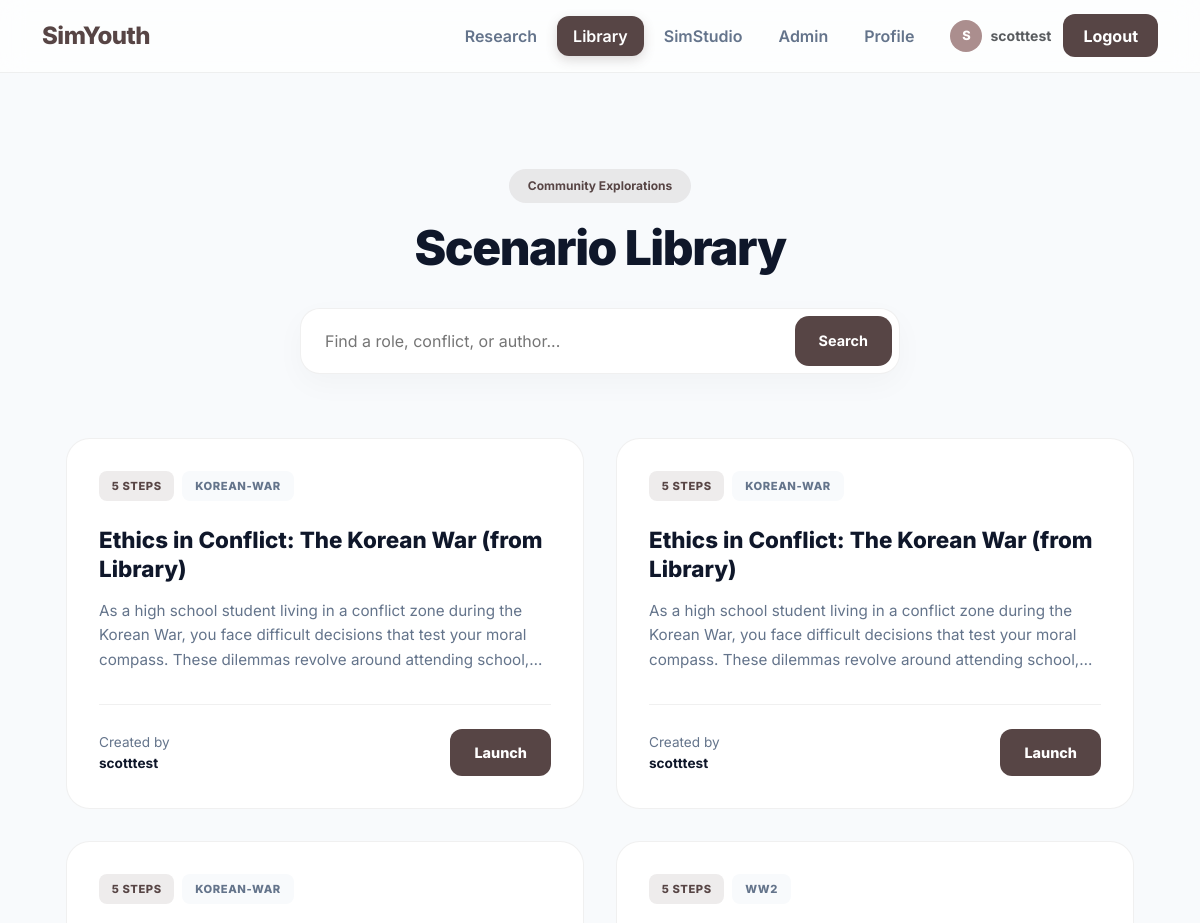
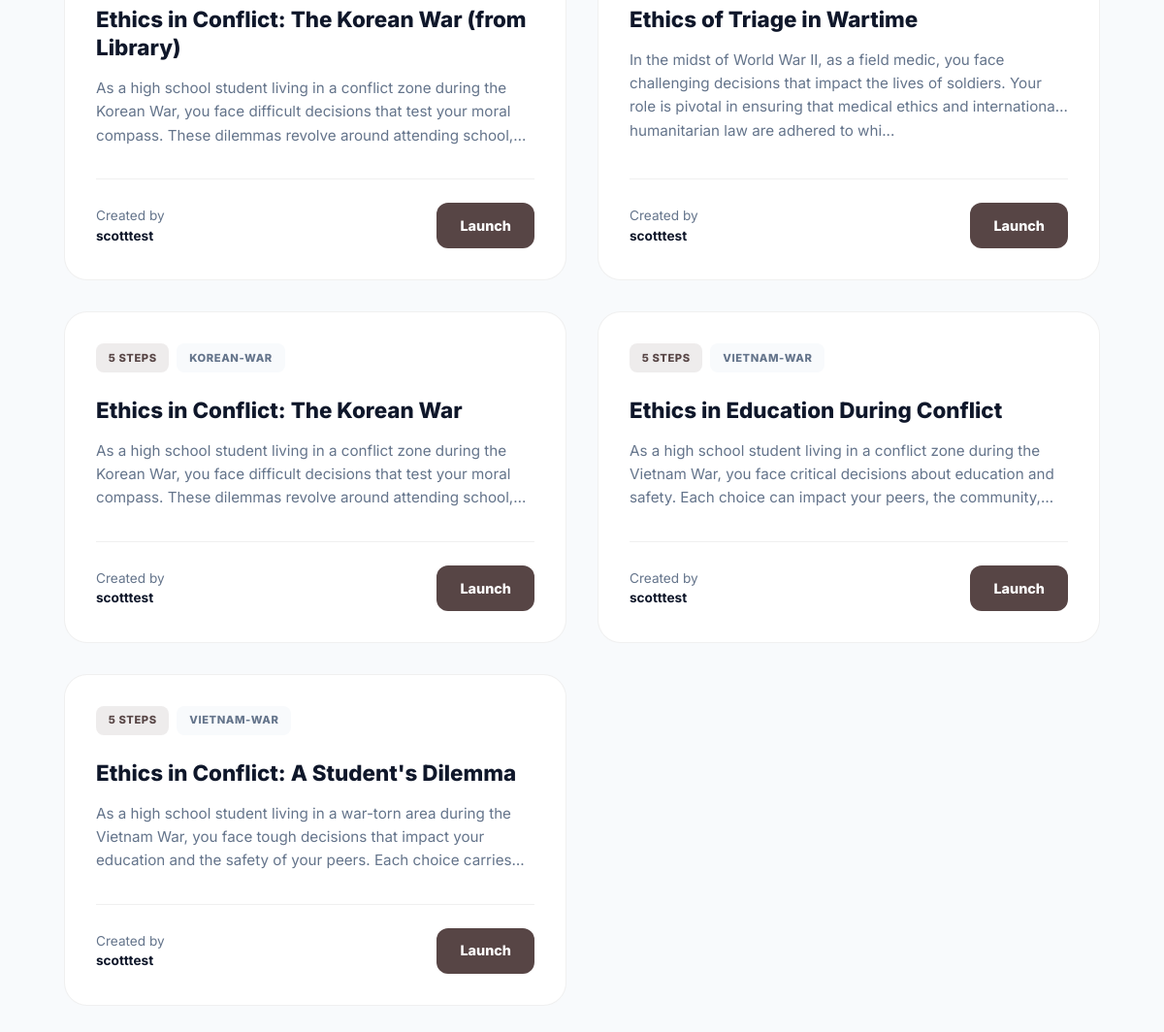
/library (signed in), run on the app's committed database (2 pictures, top to bottom).
### tables this page shows
CREATE TABLE RunSequences(
        run_id INTEGER PRIMARY KEY,
        sequence_json TEXT NOT NULL,
        created_at TEXT DEFAULT CURRENT_TIMESTAMP,
        FOREIGN KEY(run_id) REFERENCES Runs(id)
    );

CREATE TABLE Runs(
        id INTEGER PRIMARY KEY AUTOINCREMENT,
        username TEXT NOT NULL,
        run_type TEXT NOT NULL,   -- 'static' or 'gpt'
        sid TEXT,                 -- 'A'/'B'/'C'/'D' for static; 'G' for GPT
        title TEXT,
        total_steps INTEGER,
        started_at TEXT,
        finished_at TEXT,
        prefs_json TEXT,
        FOREIGN KEY(username) REFERENCES Users(username)
    );

### app.py (the view)
@app.route("/library", methods=["GET"])
@login_required
def library():
    q = (request.args.get("q") or "").strip()
    scenarios = _get_public_gpt_scenarios(limit=80, q=q, exclude_username=None)
    return render_template("library.html", scenarios=scenarios, q=q)

### app.py (called while the page is built)
@app.context_processor
def inject_safe_url():
    def safe_url(endpoint, **values):
        try:
            return url_for(endpoint, **values)
        except Exception:
            return None
    return dict(safe_url=safe_url)

def get_db():
    conn = sqlite3.connect(DB_PATH)
    conn.row_factory = sqlite3.Row
    return conn

def login_required(view_func):
    @wraps(view_func)
    def wrapper(*args, **kwargs):
        if not session.get("username"):
            flash("Please log in to access this page.", "warning")
            return redirect(url_for("login"))
        return view_func(*args, **kwargs)
    return wrapper

def _safe_json_loads(s: Optional[str], default):
    try:
        return json.loads(s) if s else default
    except Exception:
        return default

### templates/library.html (shortened to what this page needs)
{% extends "base.html" %}
{% block content %}
<div class="library-container">
  <header class="lib-header">
    <div class="badge-main" style="background: rgba(87, 69, 69, 0.1); color: var(--brand); font-weight: 700; padding: 0.5rem 1.2rem; border-radius: 999px; margin-bottom: 1rem; display: inline-block; font-size: 0.75rem;">Community Explorations</div>
    <h1>Scenario Library</h1>
    <form class="search-wrapper" method="GET" action="{{ url_for('library') }}">
      <input type="text" name="q" value="{{ q }}" class="search-input" placeholder="Find a role, conflict, or author...">
      <button type="submit" class="search-btn">Search</button>
    </form>
  </header>
  <div class="scenario-grid">
    {% if scenarios and scenarios|length > 0 %}
      {% for s in scenarios %}
      <article class="scenario-card">
        <div class="card-top">
          <div class="tag-group">
            <span class="tag tag-highlight">{{ s.steps_count }} Steps</span>
            {% if s.prefs and s.prefs.war %}
              <span class="tag">{{ s.prefs.war }}</span>
            {% endif %}
          </div>
        </div>
        <h2 class="scenario-title">{{ s.title }}</h2>
        <p class="scenario-intro">{{ s.intro }}</p>
        <div class="card-footer">
          <div class="author-info">
            Created by <span class="author-name">{{ s.author }}</span>
          </div>
          <form method="POST" action="{{ url_for('library_try', source_run_id=s.run_id) }}">
            <button class="btn-try" type="submit">Launch</button>
          </form>
        </div>
      </article>
      {% endfor %}
    {% endif %}
  </div>
</div>
{% endblock %}

### templates/base.html (style rules this page uses)
:root { --ink:#1e293b; --muted:#64748b; --line:rgba(0,0,0,.08); --bg:#f8fafc; --brand:#574545; --brand-light:#ab8e8e; --glass:rgba(255,255,255,.8); --radius:12px; }
body { font-family:'Inter',sans-serif; background:var(--bg); color:var(--ink); min-height:100vh; -webkit-font-smoothing:antialiased; }

### templates/library.html (style rules this page uses)
:root { --brand: #574545; --brand-light: #ab8e8e; --ink: #0f172a; --muted: #64748b; --bg: #f8fafc; --line: rgba(0, 0, 0, 0.06); --glass: rgba(255, 255, 255, 0.7); --transition: all 0.3s cubic-bezier(0.4, 0, 0.2, 1); }
body { background-color: var(--bg); color: var(--ink); font-family: 'Inter', system-ui, sans-serif; }
.library-container { max-width: 1200px; margin: 0 auto; padding: 4rem 1.5rem; }
.lib-header { text-align: center; margin-bottom: 4rem; }
.lib-header h1 { font-weight: 850; font-size: clamp(2rem, 5vw, 3rem); letter-spacing: -0.03em; margin-bottom: 1rem; }
.search-wrapper { max-width: 600px; margin: 2rem auto 0; position: relative; }
.search-input { width: 100%; padding: 1.25rem 1.5rem; padding-right: 100px; border-radius: 20px; border: 1px solid var(--line); background: white; box-shadow: 0 10px 30px rgba(0,0,0,0.03); transition: var(--transition); font-size: 1rem; }
.search-btn { position: absolute; right: 8px; top: 8px; bottom: 8px; padding: 0 1.5rem; background: var(--brand); color: white; border: none; border-radius: 14px; font-weight: 700; font-size: 0.9rem; cursor: pointer; }
.scenario-grid { display: grid; grid-template-columns: repeat(auto-fill, minmax(340px, 1fr)); gap: 2rem; }
.scenario-card { background: white; border: 1px solid var(--line); border-radius: 24px; padding: 2rem; display: flex; flex-direction: column; transition: var(--transition); position: relative; overflow: hidden; }
.card-top { display: flex; justify-content: space-between; align-items: flex-start; margin-bottom: 1.5rem; }
.tag-group { display: flex; gap: 0.5rem; flex-wrap: wrap; }
.tag { font-size: 0.7rem; font-weight: 800; text-transform: uppercase; letter-spacing: 0.05em; padding: 0.4rem 0.8rem; background: var(--bg); border-radius: 8px; color: var(--muted); }
.tag-highlight { background: rgba(87, 69, 69, 0.1); color: var(--brand); }
.scenario-title { font-size: 1.4rem; font-weight: 800; line-height: 1.3; margin-bottom: 1rem; color: var(--ink); display: -webkit-box; -webkit-line-clamp: 2; -webkit-box-orient: vertical; overflow: hidden; }
.scenario-intro { font-size: 0.95rem; color: var(--muted); line-height: 1.6; margin-bottom: 2rem; flex-grow: 1; display: -webkit-box; -webkit-line-clamp: 3; -webkit-box-orient: vertical; overflow: hidden; }
.card-footer { display: flex; align-items: center; justify-content: space-between; padding-top: 1.5rem; border-top: 1px solid var(--line); }
.author-info { font-size: 0.85rem; color: var(--muted); }
.author-name { display: block; color: var(--ink); font-weight: 700; }
.btn-try { background: var(--brand); color: white; border: none; padding: 0.8rem 1.5rem; border-radius: 12px; font-weight: 800; font-size: 0.9rem; text-decoration: none; transition: var(--transition); }

### data on the page
RunSequences: steps_count "5", prefs.war "KOREAN-WAR", title "Ethics in Conflict: The Korean War (from Library)", intro "As a high school student living in a conflict zone during the Korean War, you face difficult decisions that test your moral compass. These dilemmas revolve around attending…", author "scotttest"
RunSequences: steps_count "5", prefs.war "KOREAN-WAR", title "Ethics in Conflict: The Korean War (from Library)", intro "As a high school student living in a conflict zone during the Korean War, you face difficult decisions that test your moral compass. These dilemmas revolve around attending…", author "scotttest"
RunSequences: steps_count "5", prefs.war "KOREAN-WAR", title "Ethics in Conflict: The Korean War (from Library)", intro "As a high school student living in a conflict zone during the Korean War, you face difficult decisions that test your moral compass. These dilemmas revolve around attending…", author "scotttest"
RunSequences: steps_count "5", prefs.war "WW2", title "Ethics of Triage in Wartime", intro "In the midst of World War II, as a field medic, you face challenging decisions that impact the lives of soldiers. Your role is pivotal in ensuring that medical ethics and international humanitarian law are adhered to whi...", author "scotttest"
RunSequences: steps_count "5", prefs.war "KOREAN-WAR", title "Ethics in Conflict: The Korean War", intro "As a high school student living in a conflict zone during the Korean War, you face difficult decisions that test your moral compass. These dilemmas revolve around attending…", author "scotttest"
RunSequences: steps_count "5", prefs.war "VIETNAM-WAR", title "Ethics in Education During Conflict", intro "As a high school student living in a conflict zone during the Vietnam War, you face critical decisions about education and safety. Each choice can impact your peers, the…", author "scotttest"
RunSequences: steps_count "5", prefs.war "VIETNAM-WAR", title "Ethics in Conflict: A Student's Dilemma", intro "As a high school student living in a war-torn area during the Vietnam War, you face tough decisions that impact your education and the safety of your peers. Each choice…", author "scotttest"

### other printed values
{{ session['username'][0].upper() }} "S"
{{ session['username'] }} "scotttest"
